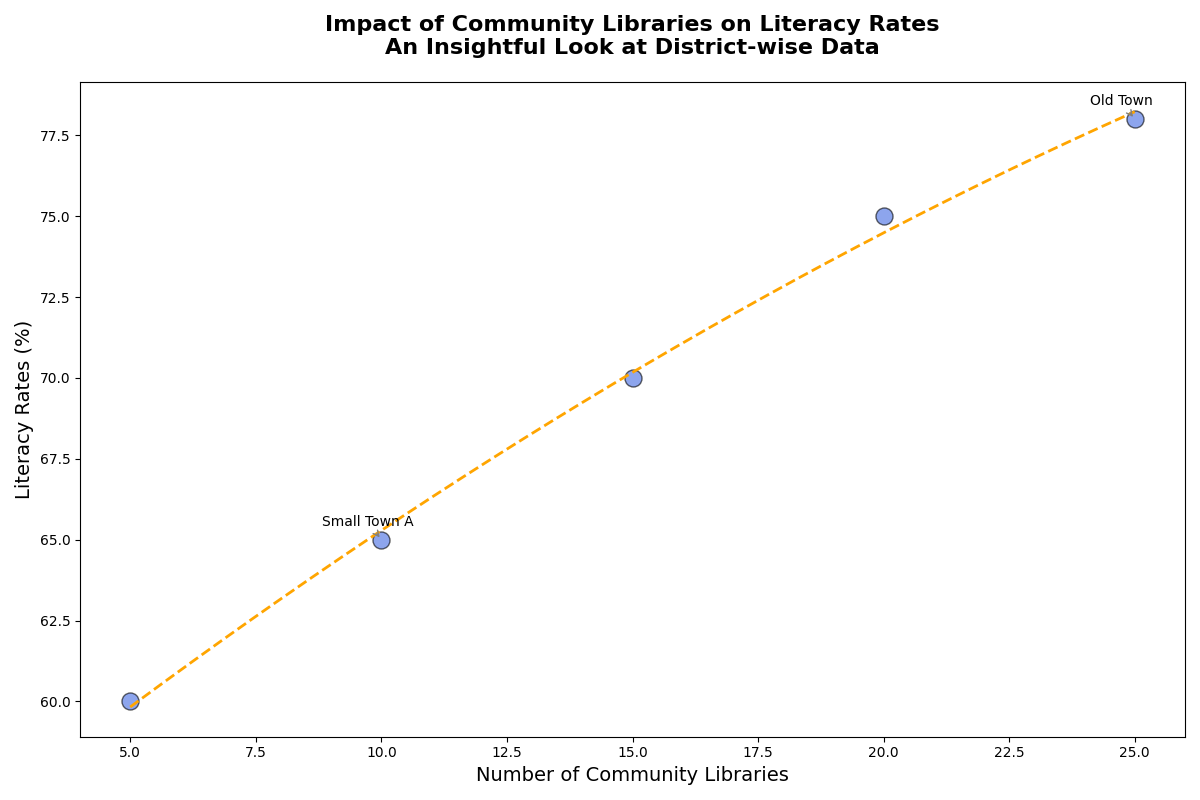

Here is the Python script that generated this plot:
import matplotlib.pyplot as plt
import numpy as np

libraries = np.array([5, 10, 15, 20, 25])
literacy_rates = np.array([60, 65, 70, 75, 78])

fig, ax = plt.subplots(figsize=(12, 8))

scatter = ax.scatter(libraries, literacy_rates, color='royalblue', edgecolor='black', s=150, alpha=0.6)

def quadratic(x, a, b, c):
    return a*x**2 + b*x + c

params = np.polyfit(libraries, literacy_rates, 2, full=False, cov=False)
x_smooth = np.linspace(min(libraries), max(libraries), 300)
y_smooth = quadratic(x_smooth, *params)

ax.plot(x_smooth, y_smooth, linestyle='--', color='orange', linewidth=2)

plt.title('Impact of Community Libraries on Literacy Rates\nAn Insightful Look at District-wise Data', fontsize=16, fontweight='bold', pad=20)
plt.xlabel('Number of Community Libraries', fontsize=14)
plt.ylabel('Literacy Rates (%)', fontsize=14)

highlight_libraries = [10, 25]
highlight_labels = ['Small Town A', 'Old Town']
for lib, label in zip(highlight_libraries, highlight_labels):
    index = np.where(libraries == lib)[0][0]
    ax.annotate(label, (libraries[index], literacy_rates[index]), textcoords="offset points", xytext=(-10,10), ha='center', fontsize=10, arrowprops=dict(arrowstyle='->', color='gray'))

plt.tight_layout()

plt.show()
